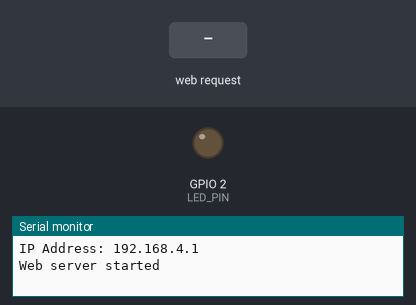
The program below on a simulated ESP32. Shown: output pins drawn as LEDs (lit = HIGH), the last lines printed to the serial monitor. The test bench sets the inputs (shaded band).

Above: at 1.2 s.
1.3 s: HTTP request GET /set?value=1 received
At 2.5 s:
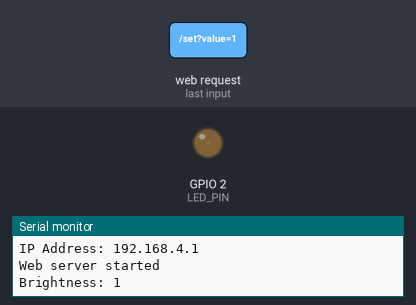
2.8 s: HTTP request GET /set?value=120 received
At 3.7 s:
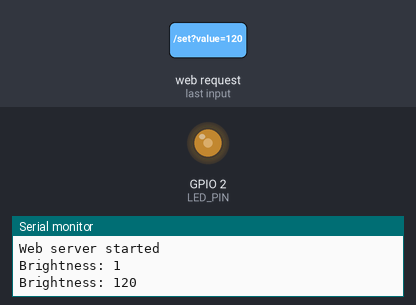
Timing chart, 0 to 5.8 s (numbered marks = the images above; inputs shaded):
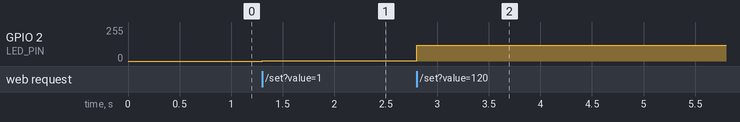

The program:

main.cpp
```cpp
#include <Arduino.h>
#include <WiFi.h>
#include <WebServer.h>

const char* ssid = "ESP32_LED";
const char* password = "12345678";

WebServer server(80);

#define LED_PIN 2

// PWM settings
const int PWM_CHANNEL = 0;
const int PWM_FREQ = 5000;
const int PWM_RESOLUTION = 8;

int brightness = 0;

void handleRoot()
{
  String html = R"rawliteral(
<!DOCTYPE html>
<html>
<head>
<meta name="viewport" content="width=device-width, initial-scale=1">
<title>ESP32 LED Dimmer</title>

<style>
body{
  font-family:Arial;
  text-align:center;
  margin-top:50px;
}
.slider{
  width:80%;
}
</style>

</head>
<body>

<h2>ESP32 LED Brightness Control</h2>

<p>Brightness: <span id="value">0</span></p>

<input type="range"
       min="0"
       max="255"
       value="0"
       class="slider"
       oninput="setBrightness(this.value)">

<script>
function setBrightness(val)
{
  document.getElementById('value').innerHTML = val;
  fetch('/set?value=' + val);
}
</script>

</body>
</html>
)rawliteral";

  server.send(200, "text/html", html);
}

void handleSet()
{
  if (server.hasArg("value"))
  {
    brightness = constrain(server.arg("value").toInt(), 0, 255);

    // Write PWM duty cycle
    ledcWrite(PWM_CHANNEL, brightness);

    Serial.print("Brightness: ");
    Serial.println(brightness);
  }

  server.send(200, "text/plain", "OK");
}

void setup()
{
  Serial.begin(115200);

  // Configure PWM
  ledcSetup(PWM_CHANNEL, PWM_FREQ, PWM_RESOLUTION);
  ledcAttachPin(LED_PIN, PWM_CHANNEL);
  ledcWrite(PWM_CHANNEL, 0);

  // Start Access Point
  WiFi.softAP(ssid, password);

  Serial.println();
  Serial.print("IP Address: ");
  Serial.println(WiFi.softAPIP());

  server.on("/", handleRoot);
  server.on("/set", handleSet);

  server.begin();

  Serial.println("Web server started");
}

void loop()
{
  server.handleClient();
}
```

Measured:
- after the input at 1.3 s, GPIO 2 (LED_PIN): 0/255 → 1/255 at once
- after the input at 2.8 s, GPIO 2 (LED_PIN): 1/255 → 120/255 at once
